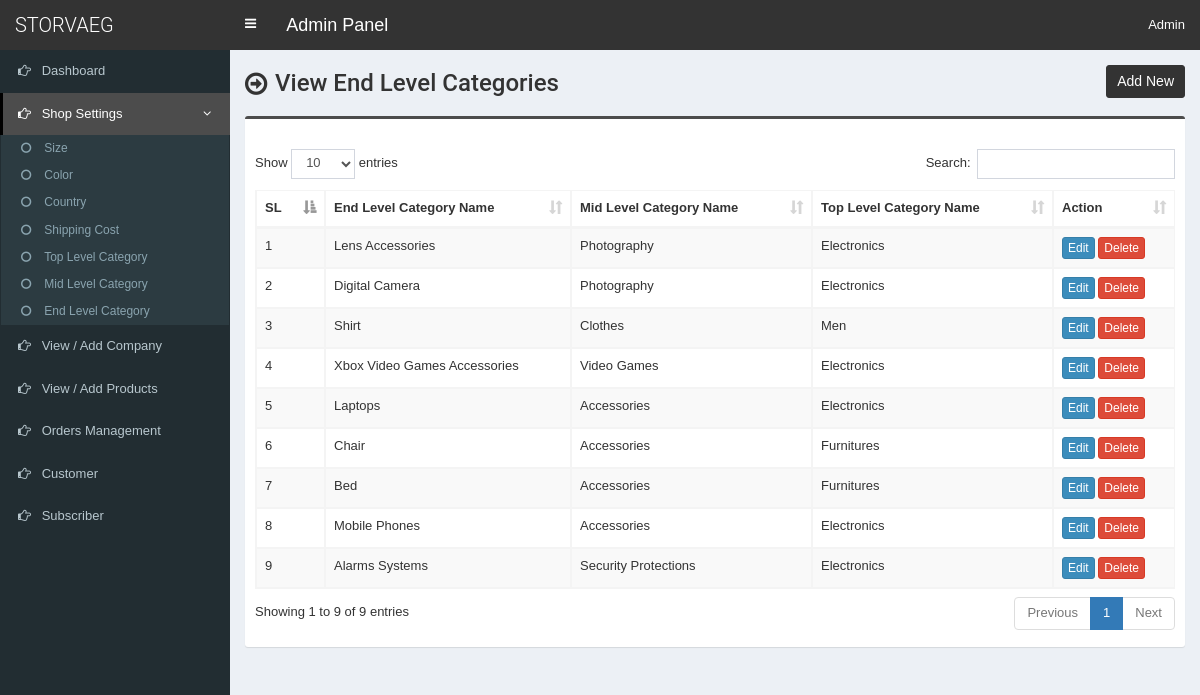
Screenshot of /admin/end-category.php with the database file from the repository.
### tables this page shows
CREATE TABLE `tbl_end_category` (
  `ecat_id` int(11) NOT NULL,
  `ecat_name` varchar(255) NOT NULL,
  `mcat_id` int(11) NOT NULL
);

CREATE TABLE `tbl_mid_category` (
  `mcat_id` int(11) NOT NULL,
  `mcat_name` varchar(255) NOT NULL,
  `tcat_id` int(11) NOT NULL
);

CREATE TABLE `tbl_top_category` (
  `tcat_id` int(11) NOT NULL,
  `tcat_name` varchar(255) NOT NULL,
  `show_on_menu` int(1) NOT NULL
);

### admin/end-category.php (the view, shortened to what this page needs)
<?php require_once('header.php'); ?>
<section class="content-header">
	<div class="content-header-left">
		<h1>View End Level Categories</h1>
	</div>
	<div class="content-header-right">
		<a href="end-category-add.php" class="btn btn-primary btn-sm">Add New</a>
	</div>
</section>
<section class="content">
  <div class="row">
    <div class="col-md-12">
      <div class="box box-info">
        <div class="box-body table-responsive">
          <table id="example1" class="table table-bordered table-striped">
			<thead>
			    <tr>
			        <th>SL</th>
			        <th>End Level Category Name</th>
                    <th>Mid Level Category Name</th>
                    <th>Top Level Category Name</th>
			        <th>Action</th>
			    </tr>
			</thead>
            <tbody>
            	<?php
            	$i=0;
            	$statement = $pdo->prepare("SELECT *
                                    FROM tbl_end_category t1
                                    JOIN tbl_mid_category t2
                                    ON t1.mcat_id = t2.mcat_id
                                    JOIN tbl_top_category t3
                                    ON t2.tcat_id = t3.tcat_id
                                    ORDER BY t1.ecat_id DESC
                                    ");
            	$statement->execute();
            	$result = $statement->fetchAll(PDO::FETCH_ASSOC);
            	foreach ($result as $row) {
            		$i++;
            		?>
					<tr>
	                    <td><?php echo $i; ?></td>
	                    <td><?php echo $row['ecat_name']; ?></td>
                        <td><?php echo $row['mcat_name']; ?></td>
                        <td><?php echo $row['tcat_name']; ?></td>
	                    <td>
	                        <a href="end-category-edit.php?id=<?php echo $row['ecat_id']; ?>" class="btn btn-primary btn-xs">Edit</a>
	                        <a href="#" class="btn btn-danger btn-xs" data-href="end-category-delete.php?id=<?php echo $row['ecat_id']; ?>" data-toggle="modal" data-target="#confirm-delete">Delete</a>
	                    </td>
	                </tr>
            		<?php
            	}
            	?>
            </tbody>
          </table>
        </div>
      </div>
</section>
<?php require_once('footer.php'); ?>

### admin/style.css (style rules this page uses)
body { font-size: 13px; font-family: 'Poppins', sans-serif; }
.content-header>h1, .content-header .content-header-left h1 { font-family: 'Roboto', sans-serif; }
.box-info { padding-top: 20px; }
.content-header { overflow: hidden; }
.content-header .content-header-left { float: left; padding-top: 5px; }
.content-header .content-header-right { float: right; }
.content-header .content-header-left h1 { margin-top: 0; margin-bottom: 0; padding-left: 30px; padding-bottom: 5px; font-size: 24px; position: relative; }
.content-header .content-header-left h1:before { position: absolute; top: 0; left: 0; font-family: 'FontAwesome', sans-serif; font-size: 26px; content: '\f18e'; }
.content-header .content-header-right a { position: relative; font-size: 14px; }
.box.box-info { border-top-color: #4c4c4c; }
.content-header .content-header-right a { background-color: #333333; border-color: #333333; }

### rows the page displays
tbl_end_category: ecat_name "Lens Accessories", mcat.mcat_name "Photography", tbl_top_category.tcat_name "Electronics"
tbl_end_category: ecat_name "Digital Camera", mcat.mcat_name "Photography", tbl_top_category.tcat_name "Electronics"
tbl_end_category: ecat_name "Shirt", mcat.mcat_name "Clothes", tbl_top_category.tcat_name "Men"
tbl_end_category: ecat_name "Xbox Video Games Accessories", mcat.mcat_name "Video Games", tbl_top_category.tcat_name "Electronics"
tbl_end_category: ecat_name "Laptops", mcat.mcat_name "Accessories", tbl_top_category.tcat_name "Electronics"
tbl_end_category: ecat_name "Chair", mcat.mcat_name "Accessories", tbl_top_category.tcat_name "Furnitures"
tbl_end_category: ecat_name "Bed", mcat.mcat_name "Accessories", tbl_top_category.tcat_name "Furnitures"
tbl_end_category: ecat_name "Mobile Phones", mcat.mcat_name "Accessories", tbl_top_category.tcat_name "Electronics"
tbl_end_category: ecat_name "Alarms Systems", mcat.mcat_name "Security Protections", tbl_top_category.tcat_name "Electronics"
